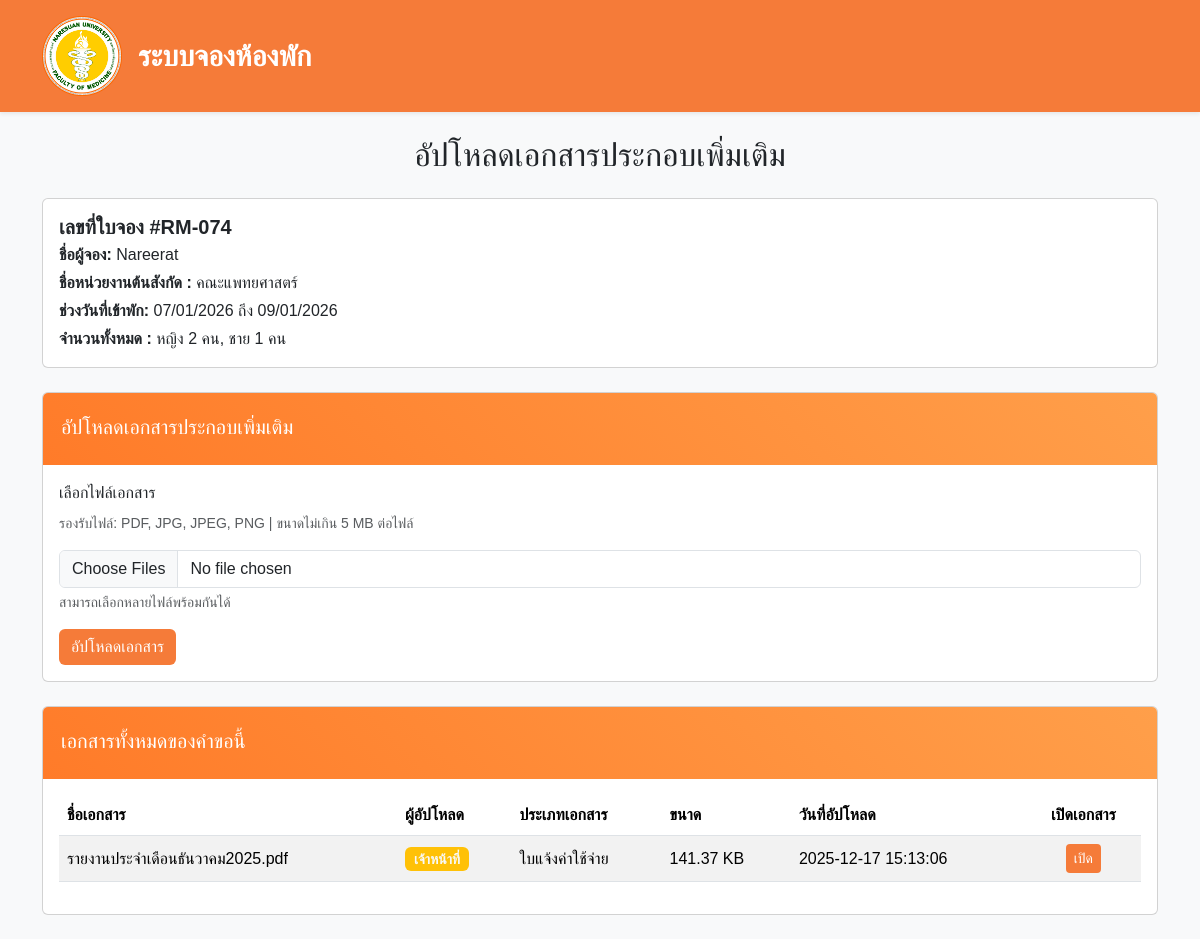
Page /user/u_upload_document.php?booking_id=74 on the committed database.
### tables this page shows
CREATE TABLE `bookings` (
  `id` int(11) NOT NULL,
  `full_name` varchar(255) DEFAULT NULL,
  `phone` varchar(20) DEFAULT NULL,
  `line_id` varchar(100) DEFAULT NULL,
  `email` varchar(255) DEFAULT NULL,
  `position` enum('student','intern','resident','staff','other') NOT NULL,
  `student_year` tinyint(4) DEFAULT NULL,
  `position_other` varchar(255) DEFAULT NULL,
  `department` varchar(255) DEFAULT NULL,
  `purpose` enum('study','elective') DEFAULT NULL,
  `study_course` varchar(255) DEFAULT NULL,
  `study_dept` varchar(255) DEFAULT NULL,
  `elective_dept` varchar(255) DEFAULT NULL,
  `check_in_date` date DEFAULT NULL,
  `check_out_date` date DEFAULT NULL,
  `woman_count` int(11) DEFAULT 0,
  `man_count` int(11) DEFAULT 0,
  `created_at` datetime DEFAULT current_timestamp(),
  `status` varchar(20) DEFAULT 'pending',
  `reject_reason` text DEFAULT NULL
);

CREATE TABLE `booking_documents` (
  `id` int(11) NOT NULL,
  `booking_id` int(11) NOT NULL,
  `uploaded_by` enum('user','admin') NOT NULL,
  `uploader_id` int(11) NOT NULL,
  `doc_type` varchar(50) DEFAULT NULL,
  `original_name` varchar(255) NOT NULL,
  `stored_name` varchar(255) NOT NULL,
  `file_path` varchar(255) NOT NULL,
  `mime_type` varchar(100) NOT NULL,
  `file_size` int(10) UNSIGNED NOT NULL,
  `is_visible_to_user` tinyint(1) NOT NULL DEFAULT 1,
  `uploaded_at` datetime NOT NULL DEFAULT current_timestamp()
);

### utils/booking_helper.php (called while the page is built, shortened)
<?php
function formatBookingCode(int $id): string
{
    $running = str_pad((string)$id, 3, '0', STR_PAD_LEFT);
    return "RM-{$running}";
}
function formatDate(string $dateStr): string
{
    $date = new DateTime($dateStr);
    return $date->format('d/m/Y');
}

### services/documentService.php (called while the page is built, shortened)
<?php
function getDocumentsVisibleToUser(mysqli $conn, int $bookingId): mysqli_result
{
    $sql = "
        SELECT id, uploaded_by, doc_type, original_name, file_path, mime_type, file_size, uploaded_at
        FROM booking_documents
        WHERE booking_id = ?
          AND is_visible_to_user = 1
        ORDER BY uploaded_at DESC
    ";
    $stmt = $conn->prepare($sql);
    $stmt->bind_param('i', $bookingId);
    $stmt->execute();
    return $stmt->get_result();
}

### user/u_upload_document.php (the view, shortened to what this page needs)
<?php
require_once CONFIG_PATH . '/db.php';
require_once UTILS_PATH . '/booking_helper.php';
require_once SERVICES_PATH . '/documentService.php';
$bookingId = (int)($_GET['booking_id'] ?? 0);
$stmt = $conn->prepare("
    SELECT id, full_name, department, check_in_date, check_out_date, woman_count, man_count
    FROM bookings
    WHERE id = ?
    LIMIT 1
");
$stmt->bind_param("i", $bookingId);
$stmt->execute();
$booking = $stmt->get_result()->fetch_assoc();
$bookingCode = formatBookingCode((int)$booking['id'] ?? null);
$docsResult = getDocumentsVisibleToUser($conn, $bookingId);
function formatSize($bytes)
{
    $bytes = (int)$bytes;
    if ($bytes >= 1024) {
        return number_format($bytes / 1024, 2) . ' KB';
    }
    return $bytes . ' B';
}
$extraHead = '<link rel="stylesheet" href="/assets/css/user/u_upload_document.css">';
?>
<!DOCTYPE html>
<html lang="th">
<head>
    <?php include_once PARTIALS_PATH . '/user/head_user.php'; ?>
</head>
<body class="bg-light">
    <nav class="navbar navbar-expand-lg navbar-dark shadow-sm">
        <div class="container">
            <a class="navbar-brand fw-bold py-2 d-flex align-items-center" href="#">
                <img src="../assets/img/Medicine_Naresuan.png" alt="Logo" width="80" height="80" class="me-3">
                <span style="line-height:1; font-size:1.8rem;">
                    ระบบจองห้องพัก
                </span>
            </a>
        </div>
    </nav>
    <div class="container py-4">
        <h2 class=" text-center mb-4">อัปโหลดเอกสารประกอบเพิ่มเติม</h2>
        <div class="card mb-4">
            <div class="card-body ">
                <h5 class="card-title mb-1">
                    <b>เลขที่ใบจอง #<?= htmlspecialchars($bookingCode) ?></b>
                </h5>
                <p class="mb-1"><b>ชื่อผู้จอง:</b> <?= htmlspecialchars($booking['full_name']) ?></p>
                <p class="mb-1"><b>ชื่อหน่วยงานต้นสังกัด :</b> <?= htmlspecialchars($booking['department'] ?? '', ENT_QUOTES, 'UTF-8') ?></p>
                <p class="mb-1"><b>ช่วงวันที่เข้าพัก:</b>
                    <?= htmlspecialchars(formatDate($booking['check_in_date'])) ?> ถึง
                    <?= htmlspecialchars(formatDate($booking['check_out_date'])) ?>
                </p>
                <p class="mb-0"><b>จำนวนทั้งหมด :</b>
                    หญิง <?= (int)$booking['woman_count'] ?> คน,
                    ชาย <?= (int)$booking['man_count'] ?> คน
                </p>
            </div>
        </div>
        <div class="card mb-4">
            <div class="card-header">
                <h5 class="card-title mt-1">อัปโหลดเอกสารประกอบเพิ่มเติม</h5>
            </div>
            <div class="card-body">
                <form action="u_upload_document_process.php" method="post" enctype="multipart/form-data">
                    <div class="mb-3">
                        <label for="documents" class="form-label">เลือกไฟล์เอกสาร</label>
                        <p class="text-muted small mb-3">
                            รองรับไฟล์: PDF, JPG, JPEG, PNG | ขนาดไม่เกิน 5 MB ต่อไฟล์
                        </p>
                        <input
                            class="form-control"
                            type="file"
                            id="documents"
                            name="documents[]"
                            multiple
                            accept=".pdf,.jpg,.jpeg,.png"
                            required>
                        <div class="form-text">
                            สามารถเลือกหลายไฟล์พร้อมกันได้
                        </div>
                    </div>
                    <button type="submit" class="btn btn-primary">
                        อัปโหลดเอกสาร
                    </button>
                </form>
            </div>
        </div>
        <div class="card">
            <div class="card-header">
                <h5 class="card-title mt-1">เอกสารทั้งหมดของคำขอนี้</h5>
            </div>
            <div class="card-body">
                <?php if ($docsResult->num_rows === 0): ?>
                    <p class="text-muted mb-0">ยังไม่มีการอัปโหลดเอกสาร</p>
                <?php else: ?>
                    <div class="table-responsive">
                        <table class="table table-striped doc-table align-middle">
                            <thead>
                                <tr>
                                    <th>ชื่อเอกสาร</th>
                                    <th>ผู้อัปโหลด</th>
                                    <th>ประเภทเอกสาร</th>
                                    <th>ขนาด</th>
                                    <th>วันที่อัปโหลด</th>
                                    <th class="text-center">เปิดเอกสาร</th>
                                </tr>
                            </thead>
                            <tbody>
                                <?php while ($doc = $docsResult->fetch_assoc()): ?>
                                    <tr>
                                        <td><?= htmlspecialchars($doc['original_name']) ?></td>
                                        <td>
                                            <?php if ($doc['uploaded_by'] === 'admin'): ?>
                                                <span class="badge badge-admin bg-warning text-light">เจ้าหน้าที่</span>
                                            <?php else: ?>
                                                <span class="badge badge-user bg-success text-light">ผู้ใช้</span>
                                            <?php endif; ?>
                                        </td>
                                        <td><?= htmlspecialchars($doc['doc_type'] ?: '-') ?></td>
                                        <td><?= formatSize($doc['file_size']) ?></td>
                                        <td><?= htmlspecialchars($doc['uploaded_at']) ?></td>
                                        <td class="text-center">
                                            <?php
                                            $url = htmlspecialchars($doc['file_path'], ENT_QUOTES, 'UTF-8');
                                            ?>
                                            <a href="../<?= $url ?>" target="_blank" class="btn btn-sm btn-outline-primary">
                                                เปิด
                                            </a>
                                        </td>
                                    </tr>
                                <?php endwhile; ?>
                            </tbody>
                        </table>
                    </div>
                <?php endif; ?>
            </div>
        </div>
    </div>
</body>
</html>

### assets/css/user/user_global.css (style rules this page uses)
body { background: #fbf6f4ff; font-family: 'Bai Jamjuree', sans-serif; }
.navbar { font-size: 0.95rem; backdrop-filter: blur(12px); background-color: #F57B39; position: sticky; top: 0; z-index: 1020; }
.navbar-brand { font-size: 1.9rem; }

### assets/css/user/u_upload_document.css (style rules this page uses)
.card-header { background: linear-gradient(45deg, #ff7b29, #ff9f4a); padding: 18px; color: #fff; border-bottom: 0; }
.btn { background-color: #F57B39; color: #ffffff; border: 0; }
.badge { font-size: 14px; }

### rows in the picture
bookings: id "RM-074", full_name "Nareerat", department "คณะแพทยศาสตร์", check_in_date "07/01/2026", check_out_date "09/01/2026", woman_count "2", man_count "1"
booking_documents: original_name "รายงานประจำเดือนธันวาคม2025.pdf", uploaded_by "เจ้าหน้าที่", doc_type "ใบแจ้งค่าใช้จ่าย", file_size "141.37 KB", uploaded_at "2025-12-17 15:13:06"
